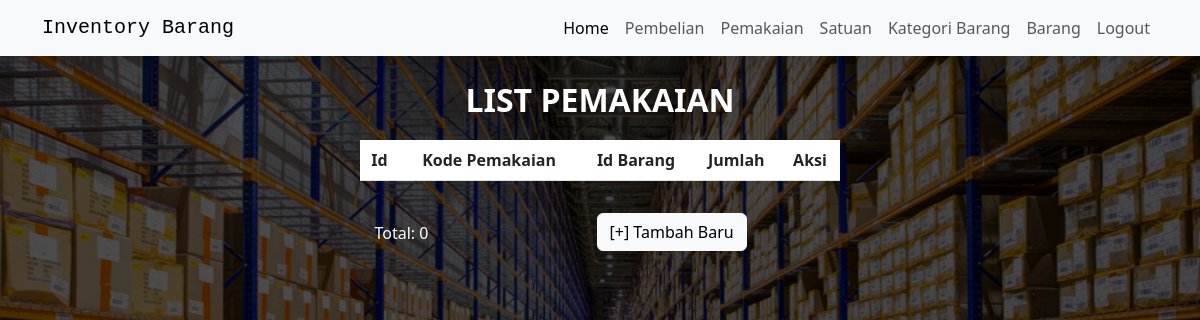
The page /pemakaian/listpemakaian.php on the database as committed earlier.
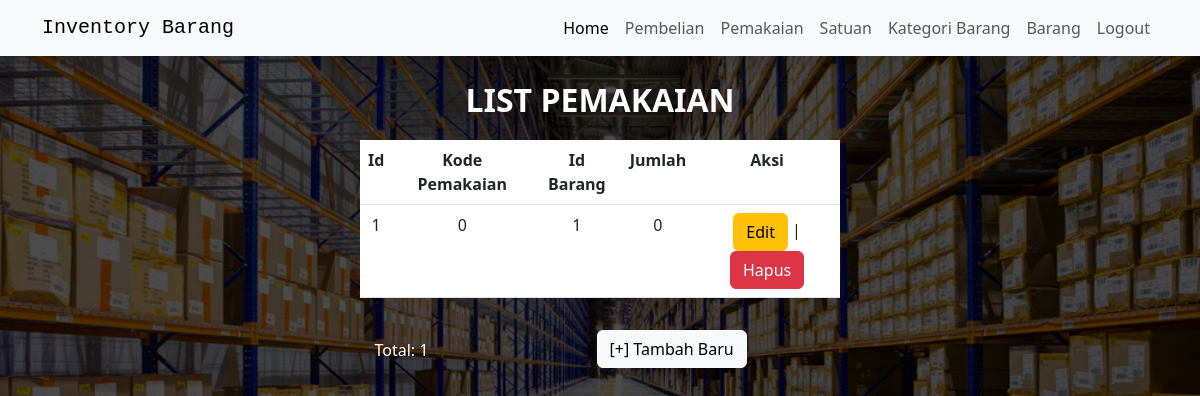
The same page on the database as committed later.
### tables this page shows
CREATE TABLE `pemakaian` (
  `id` int(255) NOT NULL,
  `kode_pemakaian` int(168) NOT NULL,
  `id_barang` int(255) NOT NULL,
  `jumlah` int(128) NOT NULL
);

### pemakaian/listpemakaian.php (the view)
<?php
include("../koneksi/koneksi.php");
include('../head.php')
?>
<header>
    <p>
        <b>LIST PEMAKAIAN</b>
    </p>
</header>
<div class="table-pemakaian">
    <div class="table-responsive">
        <table class="table table-hover text-center">
            <thead>
                <tr class="table">
                    <th>Id</th>
                    <th>Kode Pemakaian</th>
                    <th>Id Barang</th>
                    <th>Jumlah</th>
                    <th>Aksi</th>
                </tr>
            </thead>
            <tbody>
                <?php
                $sql = "SELECT * FROM pemakaian";
                $query = mysqli_query($db, $sql);
                while ($pemakaian = mysqli_fetch_array($query)) {
                    echo "<tr>";
                    echo "<td>" . $pemakaian['id'] . "</td>";
                    echo "<td>" . $pemakaian['kode_pemakaian'] . "</td>";
                    echo "<td>" . $pemakaian['id_barang'] . "</td>";
                    echo "<td>" . $pemakaian['jumlah'] . "</td>";
                    echo "<td>";
                    echo '<a href=editpemakaian.php?id=' . $pemakaian['id'] . ' class="btn btn-warning">Edit</a> | ';
                    echo '<a href="hapuspemakaian.php?id=' . $pemakaian['id'] . '" class="btn btn-danger">Hapus</a> ';
                    echo "</td>";
                    echo "</tr>";
                }
                ?>
            </tbody>
        </table>
    </div>
</div>
<div class="container text-ucenter">
    <div class="row justify-content-center">
        <div class="col-2 pt-4 pe-5">
            <p>
                Total: <?php echo mysqli_num_rows($query) ?>
            </p>
        </div>
        <div class="col-3">
            <nav>
                <a href="formpemakaian.php" class="btn btn-light" style="margin-bottom: 1rem; margin-top:1rem; margin-left:2rem;">[+] Tambah Baru</a>
            </nav>
        </div>
    </div>
</div>
<?php
include('../bottom.php');
?>

Rows that differ between the two databases and show on the page:
added pemakaian: id "1", kode_pemakaian "0", id_barang "1", jumlah "0"
Other text that changed with them:
mysqli_num_rows($query): "0" → "1"
